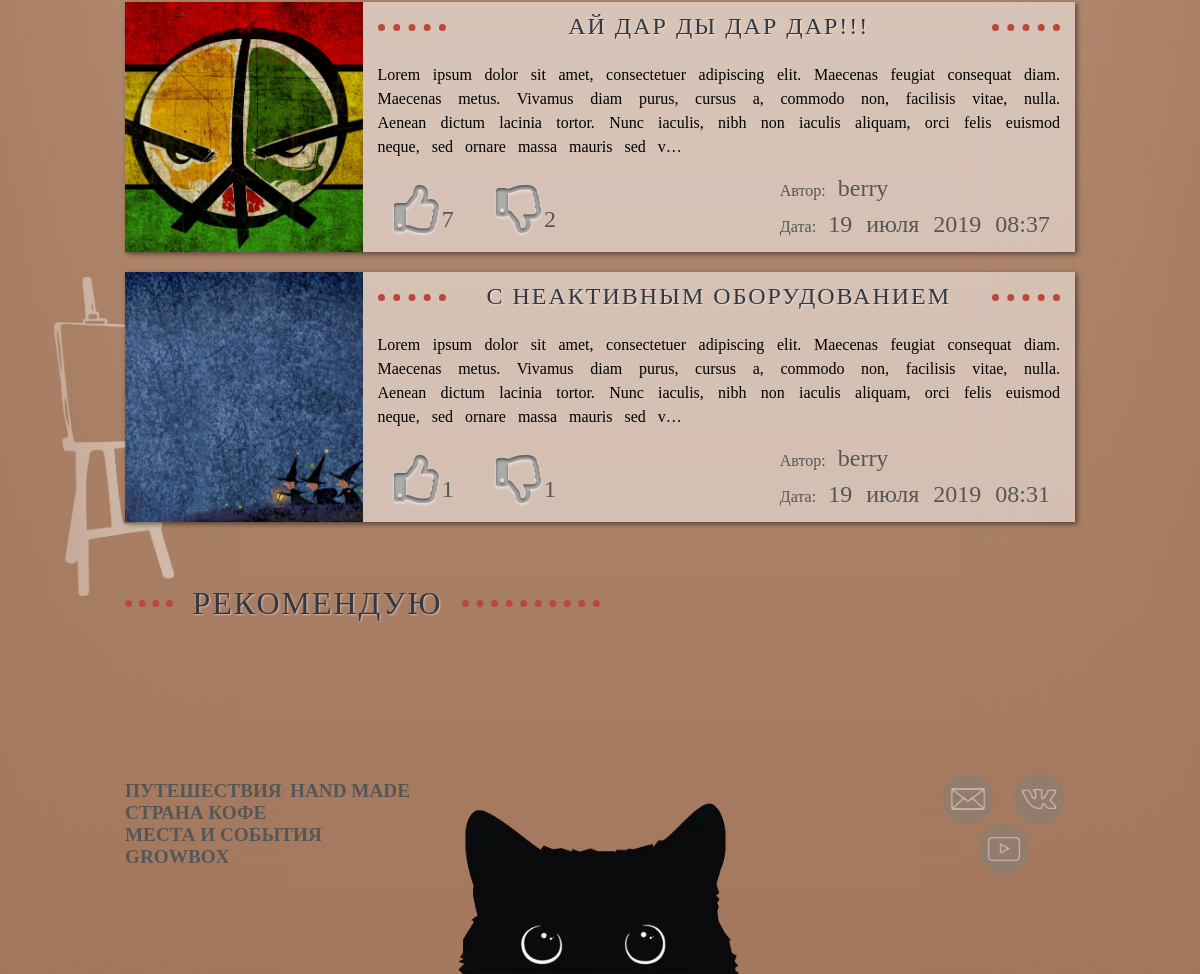
/search/ (lower part), run on an earlier commit of the app's database.
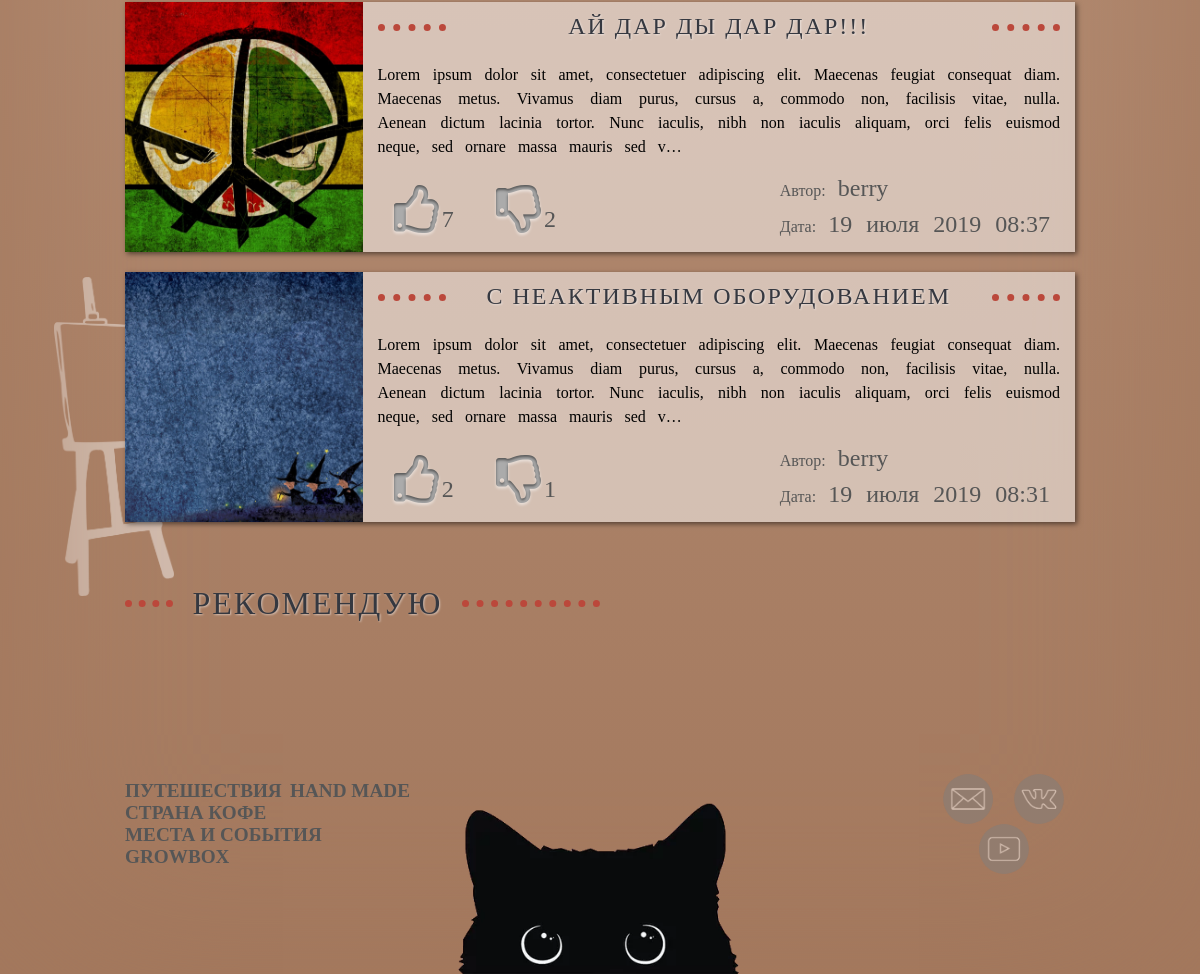
And on a later commit of the database.
### blog/models.py (models this page shows, shortened)
class Article(models.Model):
    RUBRIC = (
        ('all', "Статьи"),
        ('travel', "Путешествия"),
        ('coffee_country', "Страна Кофе"),
        ('hand_made', "Hand made"),
        ('places_and_events', "Места и события")
    )
    active = models.BooleanField()
    rubric = models.CharField(
        max_length=100, choices=RUBRIC, verbose_name="Рубрика", default="all")
    title = models.CharField(max_length=100, verbose_name="Название статьи")
    text_article = RichTextField()
    text_preview = models.CharField(max_length=255)
    date = models.DateTimeField(default=timezone.now)
    avtor = models.ForeignKey(User, on_delete=models.CASCADE)
    like = models.BigIntegerField()
    dislike = models.BigIntegerField()
    views_all = models.IntegerField('Просмотры', default=0)
    image = models.ImageField(upload_to='pictures/', null=True, blank=True)
    class Meta:
        verbose_name = "Статья"
        verbose_name_plural = "Статьи"

### blog/views.py (the view, shortened to what this page needs)
# urls.py: path('search/', views.SearchArticleView.as_view(), name='search'),
class SearchArticleView(ListView):
    model = Article
    template_name = 'blog/search.html'
    context_object_name = 'article'
    ordering = ['-date']
    def get_context_data(self, **kwargs):
        ctx = super(SearchArticleView, self).get_context_data(**kwargs)
        random_index = randint(0, Article.objects.count() - 3)
        question = self.request.GET.get('q')
        return ctx

### blog/templates/blog/search.html (shortened to what this page needs)
{% extends 'blog/main.html' %}
{% load static %}
{% block search %}
<section id="search_page">
  {% if article %}
  {% for article in article %}
  <div class="search_article">
    <div class="search_wrapper_img">
      <img src="{{ BASE_DIR }}{{ article.image.url }}" alt="">
    </div>
    <div class="search_text_article">
      <h4>{{ article.title }}</h4>
      <p>{{ article.text_article|striptags|truncatechars:300 }}</p>
      <div class="about_article">
        <div class="social_mini">
          <p><i class="far fa-thumbs-up"></i><span>{{ article.like }}</span></p>
          <p><i class="far fa-thumbs-down"></i><span>{{ article.dislike }}</span></p>
        </div>
        <div class="author_date_article">
          <p>Автор: <span>{{ article.avtor }}</span></p>
          <p>Дата: <span>{{ article.date|date:"d E Y H:i" }}</span></p>
        </div>
      </div>
    </div>
  </div>
  {% endfor %}
  {% else %}
    <p>По вашему запросу <span>{{ question }}</span> ни чего не найдено. Попробуйте ещё раз.</p>
  {% endif %}
</section>
<div class="pag_mnu">
</div>
<div class="wrapper_h2">
  <h2>Рекомендую</h2>
</div>
<section id="last_article">
  </section>
{% endblock search %}

### blog/templates/blog/main.html (shortened to what this page needs)
{% load static %}
<!DOCTYPE html>
<html lang="en">
<head>
  <link rel="stylesheet" href="{% static 'blog/css/normalize.css' %}">
  <link rel="stylesheet" href="{% static 'blog/css/fonts.css' %}">
  <link rel="stylesheet" href="{% static 'blog/libs/fontawesome/css/all.min.css' %}">
  <link rel="stylesheet" href="{% static 'blog/css/media.css' %}">
  <link rel="stylesheet" href="{% static 'blog/css/style.css' %}">
</head>
<body>
  <div class="wrapper">
    {% block search %}
    {% endblock search %}
    <footer>
      <div class="themes_article_mini">
        <nav class="ctgr_mnu">
          <a href="{% url 'travel' %}">Путешествия</a>
          <a href="{% url 'hand_made' %}">HAND MADE</a>
          <a href="{% url 'coffee_country' %}">Страна Кофе</a>
          <a href="{% url 'places_and_events' %}">Места и события</a>
          <a href="{% url 'grow' %}">GrowBox</a>
        </nav>
      </div>
      <div class="wrapper_footer_img"></div>
      <div class="contact_mini">
        <div class="icon_contact">
          <a href="#"></a>
          <a href="#"></a>
          <a href="#"></a>
        </div>
      </div>
    </footer>
  </div>
</body>
</html>

### blog/static/blog/css/media.css (style rules this page uses)
@media only screen
and (min-width : 1000px) { .wrapper { max-width: 950px; } }

What changed in the data, as far as the page shows it:
changed Article "С НЕАКТИВНЫМ ОБОРУДОВАНИЕМ": like "1" → "2"
